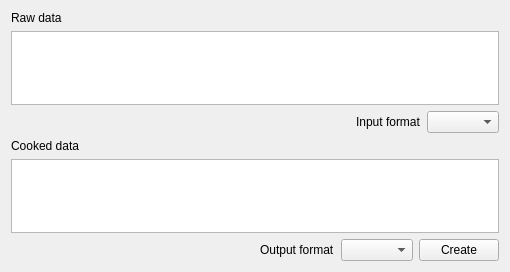
<?xml version="1.0" encoding="UTF-8"?>
<ui version="4.0">
 <class>StringAssistant</class>
 <widget class="QWidget" name="StringAssistant">
  <property name="geometry">
   <rect>
    <x>0</x>
    <y>0</y>
    <width>510</width>
    <height>272</height>
   </rect>
  </property>
  <property name="windowTitle">
   <string notr="true">Form</string>
  </property>
  <layout class="QGridLayout" name="gridLayout">
   <item row="0" column="0" colspan="4">
    <widget class="QLabel" name="label">
     <property name="text">
      <string>Raw data</string>
     </property>
    </widget>
   </item>
   <item row="1" column="0" colspan="4">
    <widget class="QTextEdit" name="textEdit"/>
   </item>
   <item row="2" column="0" colspan="4">
    <widget class="QWidget" name="widget" native="true">
     <property name="minimumSize">
      <size>
       <width>0</width>
       <height>0</height>
      </size>
     </property>
     <layout class="QHBoxLayout" name="horizontalLayout">
      <property name="leftMargin">
       <number>0</number>
      </property>
      <property name="topMargin">
       <number>0</number>
      </property>
      <property name="rightMargin">
       <number>0</number>
      </property>
      <property name="bottomMargin">
       <number>0</number>
      </property>
      <item>
       <spacer name="horizontalSpacer_2">
        <property name="orientation">
         <enum>Qt::Orientation::Horizontal</enum>
        </property>
        <property name="sizeHint" stdset="0">
         <size>
          <width>40</width>
          <height>20</height>
         </size>
        </property>
       </spacer>
      </item>
      <item>
       <widget class="QLabel" name="label_3">
        <property name="text">
         <string>Input format</string>
        </property>
       </widget>
      </item>
      <item>
       <widget class="QComboBox" name="inputFormatComboBox"/>
      </item>
     </layout>
    </widget>
   </item>
   <item row="3" column="0">
    <widget class="QLabel" name="label_2">
     <property name="text">
      <string>Cooked data</string>
     </property>
    </widget>
   </item>
   <item row="4" column="0" colspan="4">
    <widget class="QTextBrowser" name="textBrowser"/>
   </item>
   <item row="5" column="0">
    <spacer name="horizontalSpacer">
     <property name="orientation">
      <enum>Qt::Orientation::Horizontal</enum>
     </property>
     <property name="sizeHint" stdset="0">
      <size>
       <width>249</width>
       <height>20</height>
      </size>
     </property>
    </spacer>
   </item>
   <item row="5" column="1">
    <widget class="QLabel" name="label_4">
     <property name="text">
      <string>Output format</string>
     </property>
    </widget>
   </item>
   <item row="5" column="2">
    <widget class="QComboBox" name="outputFormatComboBox"/>
   </item>
   <item row="5" column="3">
    <widget class="QPushButton" name="createPushButton">
     <property name="text">
      <string>Create</string>
     </property>
    </widget>
   </item>
  </layout>
 </widget>
 <resources/>
 <connections/>
</ui>
